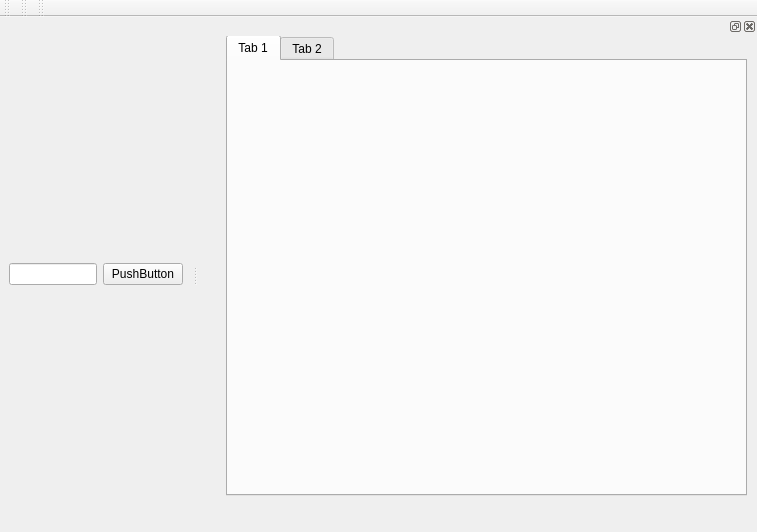
<?xml version="1.0" encoding="UTF-8"?>
<ui version="4.0">
 <class>MainWindow</class>
 <widget class="QMainWindow" name="MainWindow">
  <property name="geometry">
   <rect>
    <x>0</x>
    <y>0</y>
    <width>757</width>
    <height>532</height>
   </rect>
  </property>
  <property name="windowTitle">
   <string>MainWindow</string>
  </property>
  <widget class="QWidget" name="centralwidget">
   <layout class="QHBoxLayout" name="horizontalLayout">
    <item>
     <widget class="QLineEdit" name="lineEdit"/>
    </item>
    <item>
     <widget class="QPushButton" name="pushButton">
      <property name="text">
       <string>PushButton</string>
      </property>
     </widget>
    </item>
   </layout>
  </widget>
  <widget class="QMenuBar" name="menubar">
   <property name="geometry">
    <rect>
     <x>0</x>
     <y>0</y>
     <width>757</width>
     <height>27</height>
    </rect>
   </property>
  </widget>
  <widget class="QToolBar" name="toolBar">
   <property name="windowTitle">
    <string>toolBar</string>
   </property>
   <attribute name="toolBarArea">
    <enum>TopToolBarArea</enum>
   </attribute>
   <attribute name="toolBarBreak">
    <bool>false</bool>
   </attribute>
  </widget>
  <widget class="QToolBar" name="toolBar_2">
   <property name="windowTitle">
    <string>toolBar_2</string>
   </property>
   <attribute name="toolBarArea">
    <enum>TopToolBarArea</enum>
   </attribute>
   <attribute name="toolBarBreak">
    <bool>false</bool>
   </attribute>
  </widget>
  <widget class="QDockWidget" name="dockWidget">
   <property name="minimumSize">
    <size>
     <width>559</width>
     <height>492</height>
    </size>
   </property>
   <attribute name="dockWidgetArea">
    <number>2</number>
   </attribute>
   <widget class="QWidget" name="dockWidgetContents">
    <widget class="QTabWidget" name="tabWidget">
     <property name="geometry">
      <rect>
       <x>28</x>
       <y>-1</y>
       <width>521</width>
       <height>461</height>
      </rect>
     </property>
     <widget class="QWidget" name="tab">
      <attribute name="title">
       <string>Tab 1</string>
      </attribute>
     </widget>
     <widget class="QWidget" name="tab_2">
      <attribute name="title">
       <string>Tab 2</string>
      </attribute>
     </widget>
    </widget>
   </widget>
  </widget>
  <widget class="QToolBar" name="toolBar_3">
   <property name="windowTitle">
    <string>toolBar_3</string>
   </property>
   <attribute name="toolBarArea">
    <enum>TopToolBarArea</enum>
   </attribute>
   <attribute name="toolBarBreak">
    <bool>false</bool>
   </attribute>
  </widget>
 </widget>
 <resources/>
 <connections/>
</ui>
